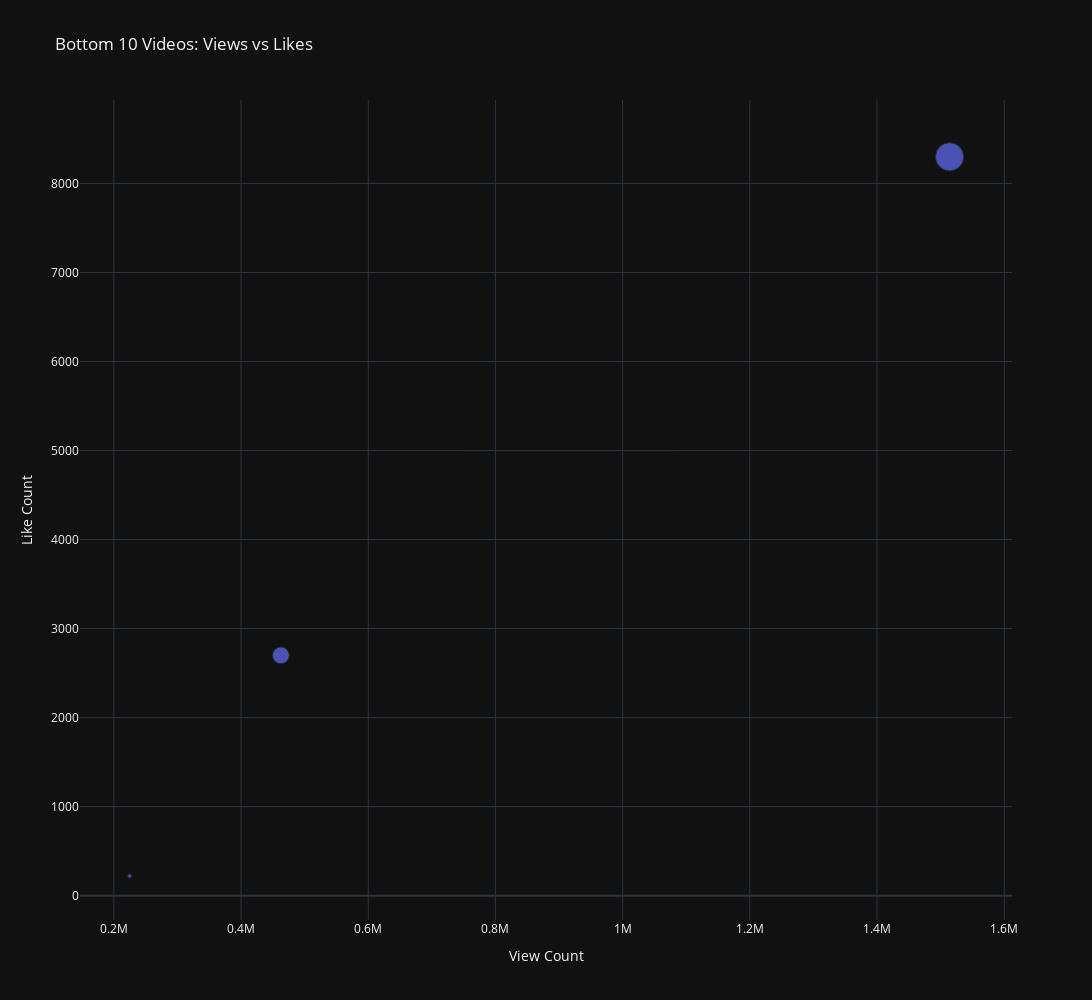

The notebook cell this image was saved under:
### Markdown cell above
### Bottom Videos: Views vs Likes

### Code cell
# Sort and select bottom 10 videos by view count
bottom_10_views = df.sort_values(by = 'viewCount', ascending = True).head(10)

# Scatter plot of bottom 10 videos to explore relationship between views and likes.
fig = px.scatter(
    bottom_10_views,
    x = 'viewCount',
    y = 'likeCount',
    size = 'commentCount',
    title = 'Bottom 10 Videos: Views vs Likes',
    labels = { 'viewCount' : 'View Count', 'likeCount' : 'Like Count' },
    width = width,
    height = height,
    template = template
)
fig.show()

### Figure 1 — Plotly figure (JSON) as saved in the notebook; plotly's stock layout.template omitted (floating-point values rounded to 4 significant figures)
{"data": [{"hovertemplate": "View Count=%{x}<br>Like Count=%{y}<br>commentCount=%{marker.size}<extra></extra>", "legendgroup": "", "marker": {"color": "#636efa", "size": [13, 241, 681], "sizemode": "area", "sizeref": 1.702, "symbol": "circle"}, "mode": "markers", "name": "", "orientation": "v", "showlegend": false, "type": "scatter", "x": [224746, 462654, 1514080], "xaxis": "x", "y": [221, 2699, 8299], "yaxis": "y"}], "layout": {"height": 1000, "legend": {"itemsizing": "constant", "tracegroupgap": 0}, "title": {"text": "Bottom 10 Videos: Views vs Likes"}, "width": 1600, "xaxis": {"anchor": "y", "domain": [0, 1], "title": {"text": "View Count"}}, "yaxis": {"anchor": "x", "domain": [0, 1], "title": {"text": "Like Count"}}}}
